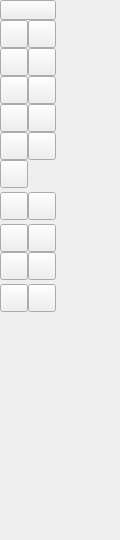
<ui version="4.0" >
 <class>QG_CadToolBarSnap</class>
 <widget class="QWidget" name="QG_CadToolBarSnap" >
  <property name="geometry" >
   <rect>
    <x>0</x>
    <y>0</y>
    <width>120</width>
    <height>540</height>
   </rect>
  </property>
  <property name="minimumSize" >
   <size>
    <width>56</width>
    <height>336</height>
   </size>
  </property>
  <widget class="QToolButton" name="bBack" >
   <property name="geometry" >
    <rect>
     <x>0</x>
     <y>0</y>
     <width>56</width>
     <height>20</height>
    </rect>
   </property>
   <property name="toolTip" >
    <string>Back to last menu</string>
   </property>
   <property name="icon" >
    <iconset/>
   </property>
   <property name="iconSize" >
    <size>
     <width>18</width>
     <height>18</height>
    </size>
   </property>
  </widget>
  <widget class="QToolButton" name="bGrid" >
   <property name="geometry" >
    <rect>
     <x>28</x>
     <y>20</y>
     <width>28</width>
     <height>28</height>
    </rect>
   </property>
   <property name="iconSize" >
    <size>
     <width>18</width>
     <height>18</height>
    </size>
   </property>
  </widget>
  <widget class="QToolButton" name="bEndpoint" >
   <property name="geometry" >
    <rect>
     <x>0</x>
     <y>48</y>
     <width>28</width>
     <height>28</height>
    </rect>
   </property>
   <property name="iconSize" >
    <size>
     <width>18</width>
     <height>18</height>
    </size>
   </property>
  </widget>
  <widget class="QToolButton" name="bOnEntity" >
   <property name="geometry" >
    <rect>
     <x>28</x>
     <y>48</y>
     <width>28</width>
     <height>28</height>
    </rect>
   </property>
   <property name="iconSize" >
    <size>
     <width>18</width>
     <height>18</height>
    </size>
   </property>
  </widget>
  <widget class="QToolButton" name="bMiddle" >
   <property name="geometry" >
    <rect>
     <x>28</x>
     <y>76</y>
     <width>28</width>
     <height>28</height>
    </rect>
   </property>
   <property name="iconSize" >
    <size>
     <width>18</width>
     <height>18</height>
    </size>
   </property>
  </widget>
  <widget class="QToolButton" name="bCenter" >
   <property name="geometry" >
    <rect>
     <x>0</x>
     <y>76</y>
     <width>28</width>
     <height>28</height>
    </rect>
   </property>
   <property name="iconSize" >
    <size>
     <width>18</width>
     <height>18</height>
    </size>
   </property>
  </widget>
  <widget class="QToolButton" name="bDist" >
   <property name="geometry" >
    <rect>
     <x>28</x>
     <y>104</y>
     <width>28</width>
     <height>28</height>
    </rect>
   </property>
   <property name="iconSize" >
    <size>
     <width>18</width>
     <height>18</height>
    </size>
   </property>
  </widget>
  <widget class="QToolButton" name="bResHorizontal" >
   <property name="geometry" >
    <rect>
     <x>0</x>
     <y>252</y>
     <width>28</width>
     <height>28</height>
    </rect>
   </property>
   <property name="iconSize" >
    <size>
     <width>18</width>
     <height>18</height>
    </size>
   </property>
  </widget>
  <widget class="QToolButton" name="bResNothing" >
   <property name="geometry" >
    <rect>
     <x>0</x>
     <y>224</y>
     <width>28</width>
     <height>28</height>
    </rect>
   </property>
   <property name="iconSize" >
    <size>
     <width>18</width>
     <height>18</height>
    </size>
   </property>
  </widget>
  <widget class="QToolButton" name="bResOrthogonal" >
   <property name="geometry" >
    <rect>
     <x>28</x>
     <y>224</y>
     <width>28</width>
     <height>28</height>
    </rect>
   </property>
   <property name="iconSize" >
    <size>
     <width>18</width>
     <height>18</height>
    </size>
   </property>
  </widget>
  <widget class="QToolButton" name="bResVertical" >
   <property name="geometry" >
    <rect>
     <x>28</x>
     <y>252</y>
     <width>28</width>
     <height>28</height>
    </rect>
   </property>
   <property name="iconSize" >
    <size>
     <width>18</width>
     <height>18</height>
    </size>
   </property>
  </widget>
  <widget class="QToolButton" name="bRelZero" >
   <property name="geometry" >
    <rect>
     <x>0</x>
     <y>284</y>
     <width>28</width>
     <height>28</height>
    </rect>
   </property>
   <property name="iconSize" >
    <size>
     <width>18</width>
     <height>18</height>
    </size>
   </property>
  </widget>
  <widget class="QToolButton" name="bLockRelZero" >
   <property name="geometry" >
    <rect>
     <x>28</x>
     <y>284</y>
     <width>28</width>
     <height>28</height>
    </rect>
   </property>
   <property name="iconSize" >
    <size>
     <width>18</width>
     <height>18</height>
    </size>
   </property>
  </widget>
  <widget class="QToolButton" name="bCoordinatePolar" >
   <property name="geometry" >
    <rect>
     <x>28</x>
     <y>192</y>
     <width>28</width>
     <height>28</height>
    </rect>
   </property>
   <property name="iconSize" >
    <size>
     <width>18</width>
     <height>18</height>
    </size>
   </property>
  </widget>
  <widget class="QToolButton" name="bCoordinate" >
   <property name="geometry" >
    <rect>
     <x>0</x>
     <y>192</y>
     <width>28</width>
     <height>28</height>
    </rect>
   </property>
   <property name="iconSize" >
    <size>
     <width>18</width>
     <height>18</height>
    </size>
   </property>
  </widget>
  <widget class="QToolButton" name="bIntersection" >
   <property name="geometry" >
    <rect>
     <x>0</x>
     <y>132</y>
     <width>28</width>
     <height>28</height>
    </rect>
   </property>
   <property name="iconSize" >
    <size>
     <width>18</width>
     <height>18</height>
    </size>
   </property>
  </widget>
  <widget class="QToolButton" name="bIntersectionManual" >
   <property name="geometry" >
    <rect>
     <x>28</x>
     <y>132</y>
     <width>28</width>
     <height>28</height>
    </rect>
   </property>
   <property name="iconSize" >
    <size>
     <width>18</width>
     <height>18</height>
    </size>
   </property>
  </widget>
  <widget class="QToolButton" name="bFree" >
   <property name="geometry" >
    <rect>
     <x>0</x>
     <y>20</y>
     <width>28</width>
     <height>28</height>
    </rect>
   </property>
   <property name="iconSize" >
    <size>
     <width>18</width>
     <height>18</height>
    </size>
   </property>
  </widget>
  <widget class="QToolButton" name="bAuto" >
   <property name="geometry" >
    <rect>
     <x>0</x>
     <y>160</y>
     <width>28</width>
     <height>28</height>
    </rect>
   </property>
   <property name="iconSize" >
    <size>
     <width>18</width>
     <height>18</height>
    </size>
   </property>
  </widget>
  <widget class="QToolButton" name="bRef" >
   <property name="geometry" >
    <rect>
     <x>0</x>
     <y>104</y>
     <width>28</width>
     <height>28</height>
    </rect>
   </property>
   <property name="iconSize" >
    <size>
     <width>18</width>
     <height>18</height>
    </size>
   </property>
  </widget>
 </widget>
 <resources>
  <include location="../../qcadguiqt.qrc" />
 </resources>
 <connections/>
</ui>
